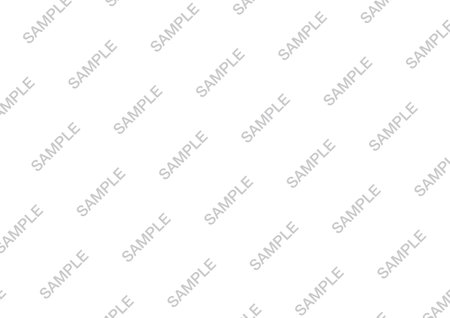
%> input picture Code/Standard version/Watermark.jpeg, 450 x 318 px
$ octave --eval "DenoiseGaussian(imread('Watermark.jpeg'));"   (GNU Octave 9; MATLAB toolbox functions it lacks are replaced by stand-ins)
%> lines starting %> are read from the running program, lines starting %| are printed output that depends on the picture
function DenoiseGaussian(img)
%this function takes an image 'img' as input and applies to it a Gaussian
%noise. Then denoise this image using the wavelet (put to 0 the details).
%If the image is gray level it shows three subplot:
%- original image
%- noised image
%- denoised image
%If the image is RGB, it shows the three subplot as the case before, but is
%also displays the same three plot for each channel RGB.

    [img_r, img_c, img_l]=size(img);
%> img_r = 318; img_c = 450; img_l = 3
    img=im2double(img);

%appliying the noise to the original image

    img_noised=imnoise(img,'gaussian');

    if img_l==1
        %applying a wavelet
        wn='haar';
        [ca, ch, cv, cd]=dwt2(img_noised,wn);

        [zero_r, zero_c]=size(ca);
        %denoise image using wavelet acting on the details H,V,D
        ch=zeros(zero_r,zero_c);
        cv=zeros(zero_r,zero_c);
        cd=zeros(zero_r,zero_c);

        %reconstructing the image using the inverse wavelet
        img_rec=idwt2(ca, ch, cv, cd, wn);
        img_rec1=histeq(img_rec);

        %computing errors
        MSE=immse(img_rec1,img);
        SSIM=ssim(img_rec1,img);
        PSNR=psnr(img_rec1,img);

        %display the results
        figure('name','Results of the denoising')
        subplot(1,3,1); imshow(img); title('Original image');
        subplot(1,3,2); imshow(img_noised); title('Noised image');
        subplot(1,3,3); imshow(img_rec1); title('Denoised image');
        annotation('textbox',[.75 .01 .2 .1], 'String', sprintf(' MSE = %5.4f\n SSIM = %3.2f\n PSNR = %3.2f',MSE,SSIM,PSNR),'FitBoxToText','on','FontSize',18,'FontWeight','bold','LineWidth',1.5);
        set(gcf, 'Position', get(0,'Screensize'));

    else
        %do the same thing but in the case the image is colored.

        wn='haar';

        %extract images channels
        [img0R, img0G, img0B]=imsplit(img);
        [imgR, imgG, imgB]=imsplit(img_noised);

        %apply wavelet to each single channel
        [caR, chR, cvR, cdR]=dwt2(imgR,wn); [caG, chG, cvG, cdG]=dwt2(imgG,wn); [caB, chB, cvB, cdB]=dwt2(imgB,wn);
%> after `[caG, chG, cvG, cdG]=dwt2(imgG,wn)`:
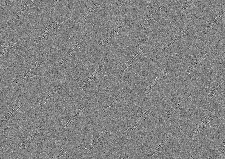
%> cdG: size 159x225 double; min -0.37, max 0.352, mean -6.62e-05; drawn with min black and max white
%> after `[caB, chB, cvB, cdB]=dwt2(imgB,wn)`:
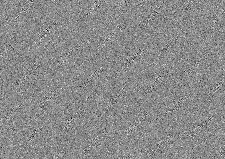
%> cdB: size 159x225 double; min -0.348, max 0.291, mean -0.000225; drawn with min black and max white
        [zero_r, zero_c]=size(caR);
%> zero_r = 159; zero_c = 225

        %denoise imgae
        chR=zeros(zero_r,zero_c); cvR=zeros(zero_r,zero_c); cdR=zeros(zero_r,zero_c);
        chG=zeros(zero_r,zero_c); cvG=zeros(zero_r,zero_c); cdG=zeros(zero_r,zero_c);
        chB=zeros(zero_r,zero_c); cvB=zeros(zero_r,zero_c); cdB=zeros(zero_r,zero_c);

        %reconstructing the image using the inverse wavelet
        img_recR=idwt2(caR, chR, cvR, cdR, wn); img_recG=idwt2(caG, chG, cvG, cdG, wn); img_recB=idwt2(caB, chB, cvB, cdB, wn);
        img_rec1R=imadjust(img_recR); img_rec1G=imadjust(img_recG); img_rec1B=imadjust(img_recB);
%> after `img_rec1R=imadjust(img_recR)`:
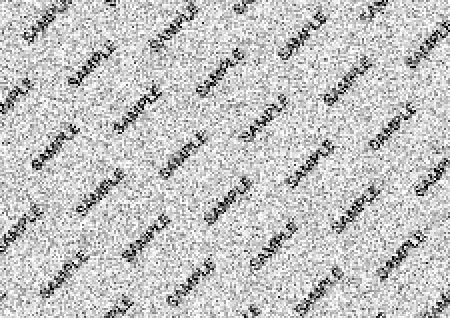
%> img_rec1R: size 318x450 double; min 0, max 1, mean 0.768
%> after `img_rec1G=imadjust(img_recG)`:
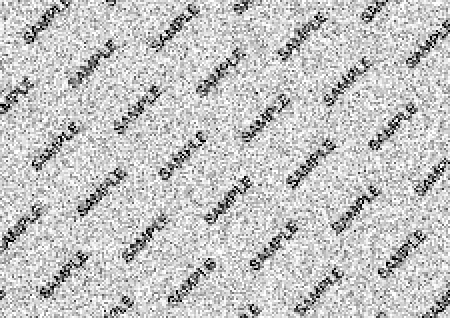
%> img_rec1G: size 318x450 double; min 0, max 1, mean 0.77
%> after `img_rec1B=imadjust(img_recB)`:
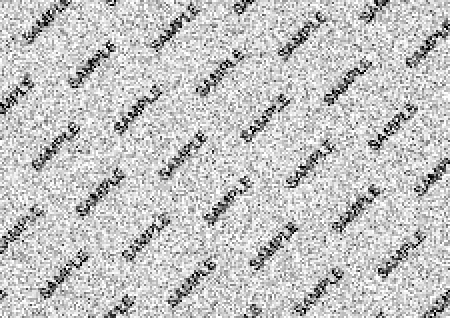
%> img_rec1B: size 318x450 double; min 0, max 1, mean 0.768; mean of the top-left, top-right, bottom-left and bottom-right quarters 0.769, 0.766, 0.769, 0.769
        img_rec=cat(3,img_recR,img_recG,img_recB);
        img_rec1=cat(3,img_rec1R,img_rec1G,img_rec1B);
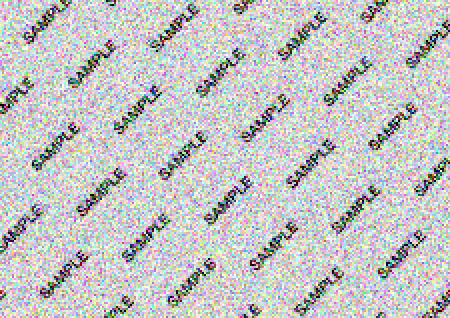
%> img_rec1: size 318x450x3 double; mean R, G, B 0.768, 0.77, 0.768

        %computing errors

        [r,c,l]=size(img_rec1);
%> r = 318; c = 450; l = 3

        if not(r==img_r)
            img_rec1(r,:,:)=[];
        end

        if not(c==img_c)
            img_rec1(:,c,:)=[];
        end


        MSE=immse(img_rec1,img);
%> MSE = 0.0781
        SSIM=ssim(img_rec1,img);
%> SSIM = 0.0952
        PSNR=psnr(img_rec1,img);
%> PSNR = 11.08
%> `DenoiseGaussian(imread('Watermark.jpeg'));`:
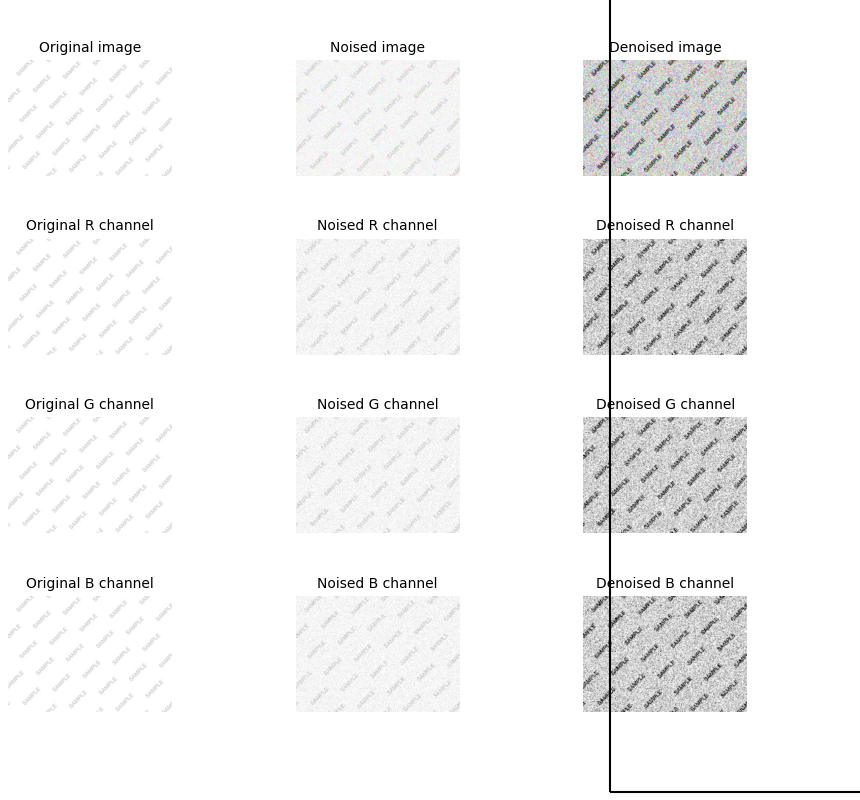
%> figure redrawn from the program's plot data, 13 panels

        %display the results
        figure('name','Results of the denoising')
        subplot(4,3,1); imshow(img); title('Original image');
        subplot(4,3,2); imshow(img_noised); title('Noised image');
        subplot(4,3,3); imshow(img_rec1); title('Denoised image');
        subplot(4,3,4); imshow(img0R); title('Original R channel')
        subplot(4,3,5); imshow(imgR); title('Noised R channel')
        subplot(4,3,6); imshow(img_rec1R); title('Denoised R channel')
        subplot(4,3,7); imshow(img0G); title('Original G channel')
        subplot(4,3,8); imshow(imgG); title('Noised G channel')
        subplot(4,3,9); imshow(img_rec1G); title('Denoised G channel')
        subplot(4,3,10); imshow(img0B); title('Original B channel')
        subplot(4,3,11); imshow(imgB); title('Noised B channel')
        subplot(4,3,12); imshow(img_rec1B); title('Denoised B channel')
        annotation('textbox',[.75 .01 .2 .1], 'String', sprintf(' MSE = %5.4f\n SSIM = %3.2f\n PSNR = %3.2f',MSE,SSIM,PSNR),'FitBoxToText','on','FontSize',18,'FontWeight','bold','LineWidth',1.5);
        set(gcf, 'Position', get(0,'Screensize'));
    end

end
